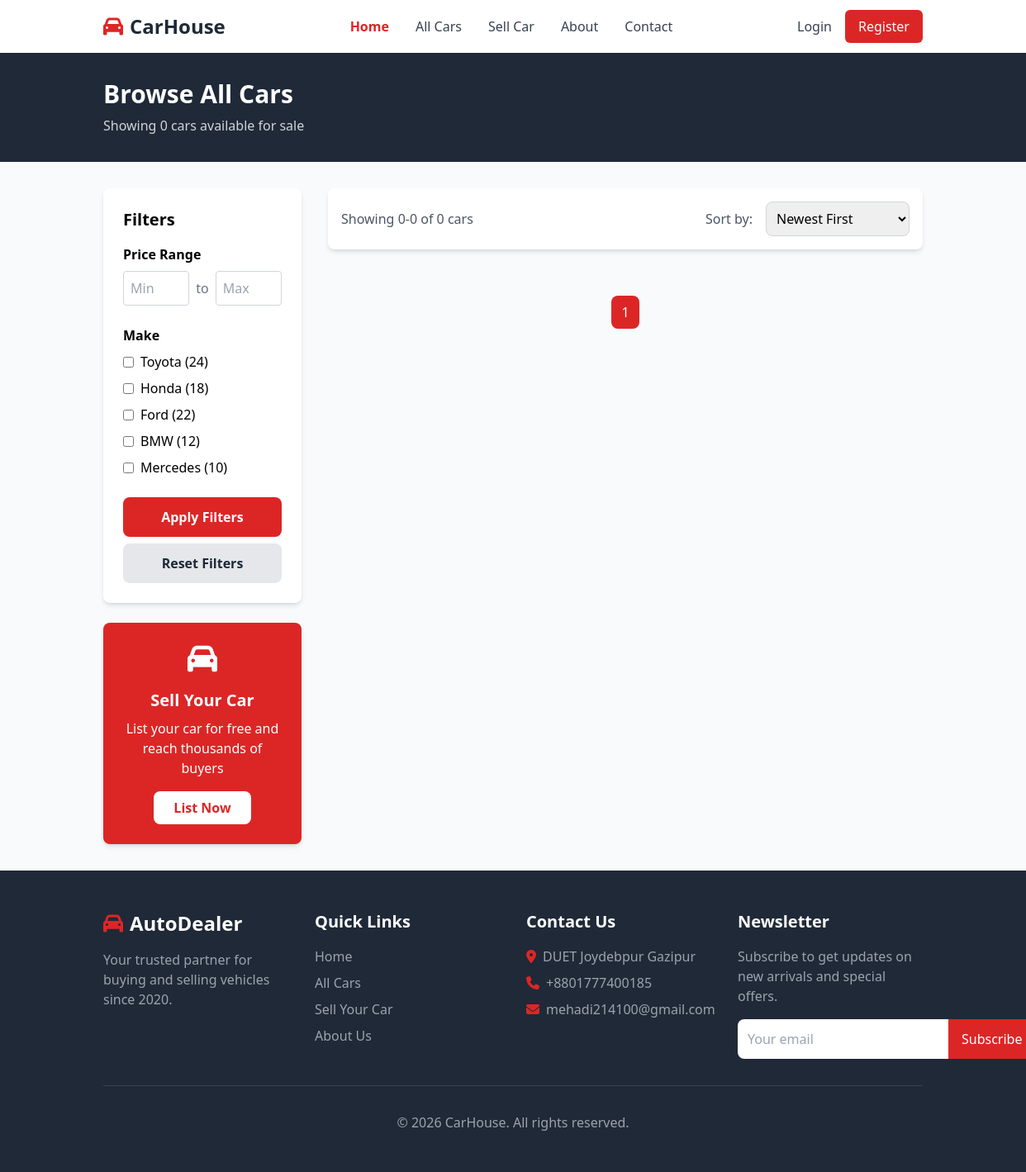
Before: /allcars/ with the older database file.
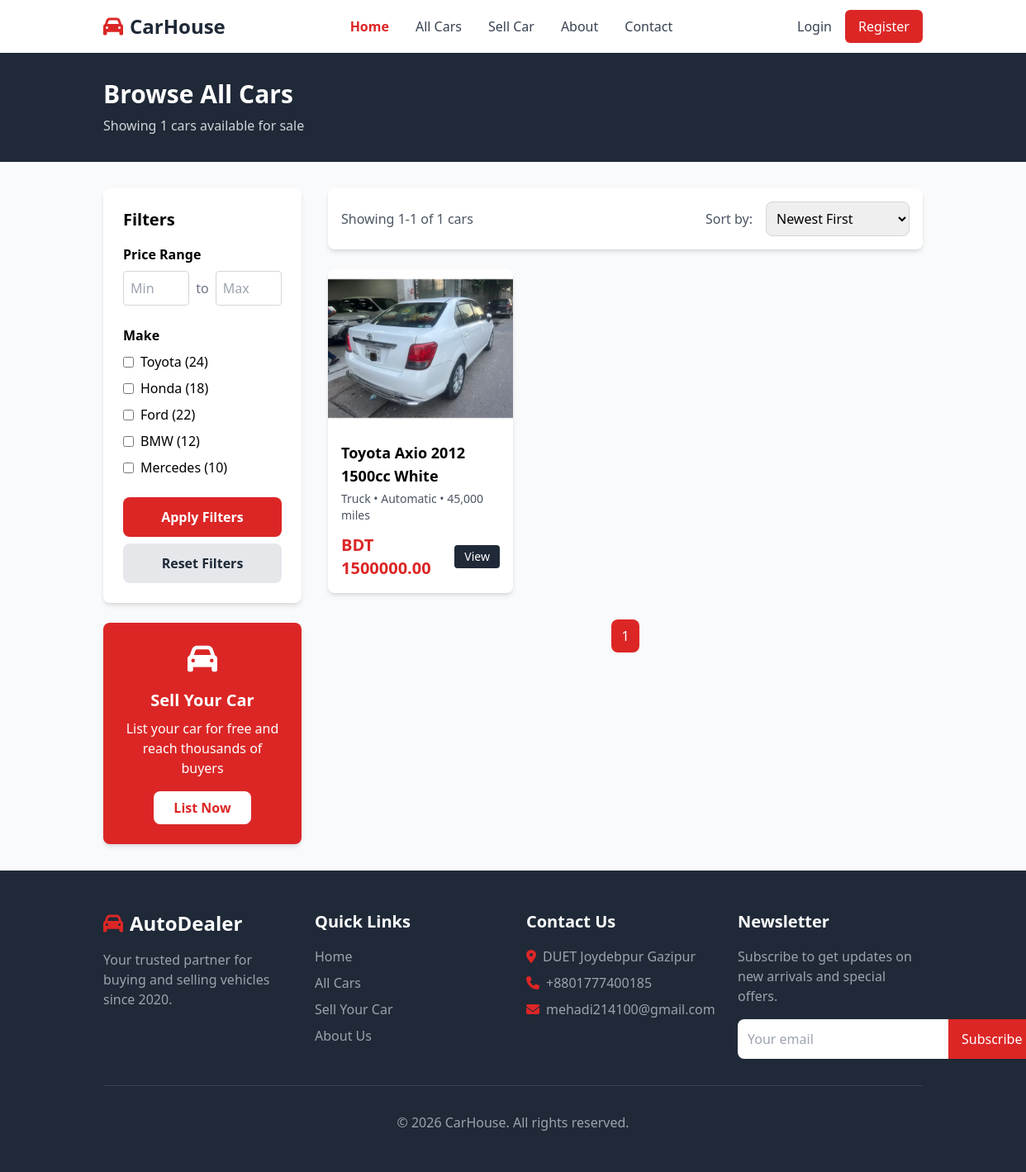
After: the same page with the newer database file.
### car/models.py (models this page shows, shortened)
class Car(models.Model):
    owner = models.ForeignKey(settings.AUTH_USER_MODEL, on_delete=models.CASCADE)
    title = models.CharField(max_length=200)
    brand = models.ForeignKey(Brand, on_delete=models.SET_NULL, null=True)
    car_model = models.ForeignKey(CarModel, on_delete=models.SET_NULL, null=True)
    price = models.DecimalField(max_digits=12, decimal_places=2)
    image = models.ImageField(upload_to='car_images/')
    description = models.TextField()
    quantity = models.IntegerField(default=1)
    created_at = models.DateTimeField(auto_now_add=True)

### car/views.py (the view)
# urls.py: path('allcars/',AllCarsView.as_view(),name="all_cars"),
class AllCarsView(ListView):
    template_name = 'all-cars.html'
    model = Car
    context_object_name = 'cars'
    paginate_by = 2

### templates/all-cars.html (shortened to what the changed rows need)
{% extends "base.html" %}
{% block content %}
    <div class="bg-gray-800 text-white py-8">
        <div class="container mx-auto px-4">
            <h1 class="text-3xl font-bold mb-2">Browse All Cars</h1>
            <p class="text-gray-300">Showing {{ page_obj.paginator.count }} cars available for sale</p>
        </div>
    </div>
    <div class="container mx-auto px-4 py-8">
        <div class="flex flex-col lg:flex-row gap-8">
            <div class="lg:w-3/4">
                <div class="bg-white rounded-lg shadow-md p-4 mb-6 flex flex-col md:flex-row justify-between items-center">
                    <div class="mb-4 md:mb-0">
                        <span class="text-gray-600">Showing {{page_obj.start_index}}-{{page_obj.end_index}} of {{ page_obj.paginator.count }} cars</span>
                    </div>
                </div>
                <div class="grid grid-cols-1 md:grid-cols-2 lg:grid-cols-3 gap-6">
                    {% for car in cars %}
                    <div class="bg-white rounded-lg shadow-md overflow-hidden hover:shadow-lg transition">
                        <div class="relative">
                            <img src="{{car.image.url}}"
                                 alt="Car" class="w-full h-48 object-cover">
                        </div>
                        <div class="p-4">
                            <h3 class="text-lg font-bold mb-1">{{car.title}}</h3>
                            <p class="text-gray-600 text-sm mb-3">Truck • Automatic • 45,000 miles</p>
                            <div class="flex justify-between items-center">
                                <span class="text-xl font-bold text-red-600">BDT {{car.price}}</span>
                                <a href="car-details.html" class="bg-gray-800 text-white px-3 py-1 rounded text-sm hover:bg-gray-900">View</a>
                            </div>
                        </div>
                    </div>
                    {% endfor %}
                </div>
            </div>
        </div>
    </div>
{% endblock content %}

Changed rows visible on the page:
added Car: image (picture), title "Toyota Axio 2012 1500cc White", price "1500000.00"
Other visible differences:
{{ page_obj.paginator.count }}: "0" → "1"
{{ page_obj.start_index }}: "0" → "1"
{{ page_obj.end_index }}: "0" → "1"
